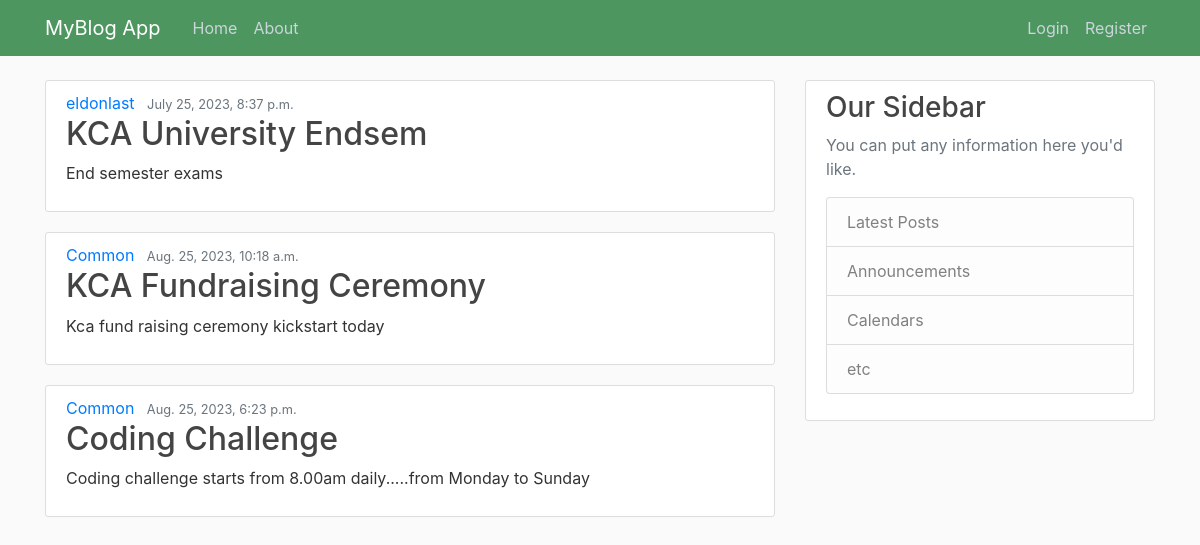
The page / on the database its author committed.
### blogg/models.py (models this page shows, shortened)
class Post(models.Model):
    title=models.CharField(max_length=100)
    content= models.TextField()
    date_posted= models.DateTimeField(default=timezone.now)
    author= models.ForeignKey(User, on_delete=models.CASCADE)

### blogg/views.py (the view)
# urls.py: 2. Add a URL to urlpatterns:  path('', views.home, name='home')
def home(request):
    context={
        'posts':Post.objects.all()
    }
    return render(request, 'blogg/home.html',context)

### blogg/templates/blogg/home.html
{% extends "blogg/base.html"%}
{% block content %}
  {% for post in posts %}
  <article class="media content-section">
    <div class="media-body">
      <div class="article-metadata">
        <a class="mr-2" href="#">{{ post.author }}</a>
        <small class="text-muted">{{ post.date_posted }}</small>
      </div>
      <h2><a class="article-title" href="#">{{ post.title }}</a></h2>
      <p class="article-content">{{ post.content }}</p>
    </div>
  </article>
  {% endfor %}
  {% endblock content %}

### blogg/templates/blogg/base.html (style rules this page uses)
h1, h2, h3, h4, h5, h6 { color: #444444; }
.content-section { background: #ffffff; padding: 10px 20px; border: 1px solid #dddddd; border-radius: 3px; margin-bottom: 20px; }
.article-title { color: #444444; }
.article-content { white-space: pre-line; }

### rows shown on the page
Post: author "eldonlast", date_posted "July 25, 2023, 8:37 p.m.", title "KCA University Endsem", content "End semester exams"
Post: author "Common", date_posted "Aug. 25, 2023, 10:18 a.m.", title "KCA Fundraising Ceremony", content "Kca fund raising ceremony kickstart today"
Post: author "Common", date_posted "Aug. 25, 2023, 6:23 p.m.", title "Coding Challenge", content "Coding challenge starts from 8.00am daily.....from Monday to Sunday"
